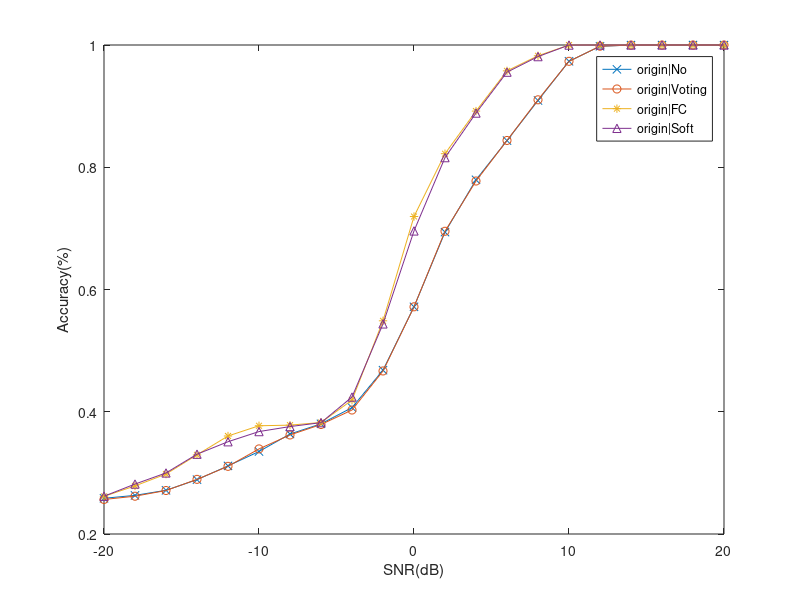
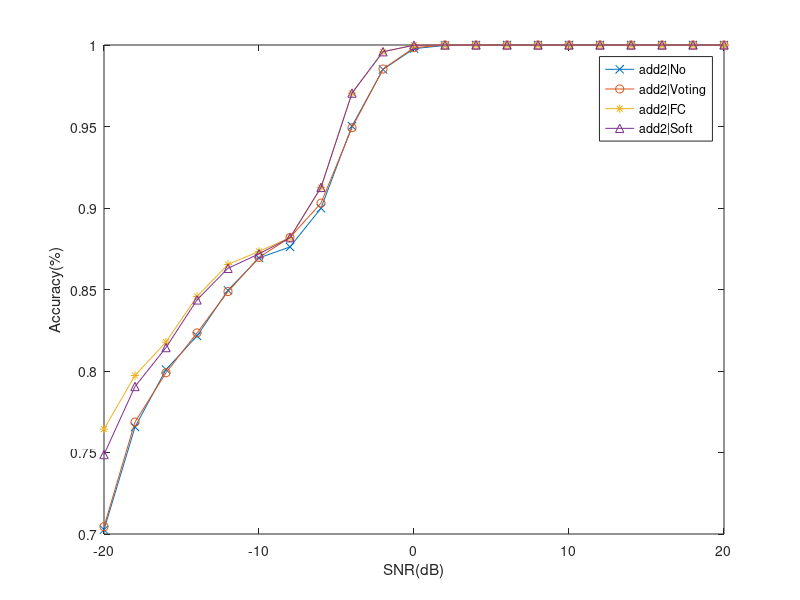
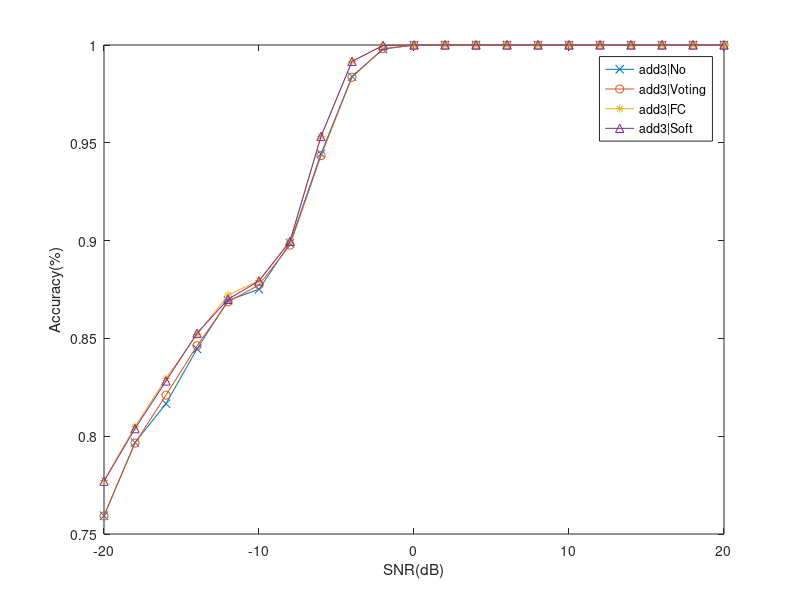
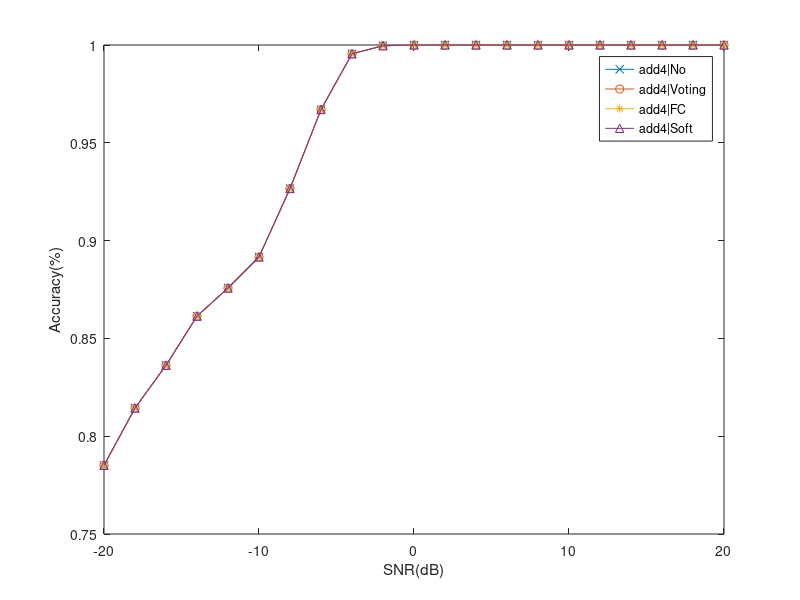

The MATLAB script that drew these images, in order:
clc; close all;
%% Fusion Method Result

snr = -20:2:20;

acc_origin_no = [0.258416666666667	0.263208333333333	0.271500000000000	0.288875000000000	0.311416666666667	0.334958333333333	0.363541666666667	0.380250000000000	0.406750000000000	0.468041666666667	0.571666666666667	0.693875000000000	0.779458333333333	0.843583333333333 0.909208333333333	0.973375000000000	0.997916666666667	0.999875000000000	1	1	0.999958333333333];
acc_origin_voting = [0.256489583333333	0.261822916666667	0.271156250000000	0.289406250000000	0.310687500000000	0.339197916666667	0.362041666666667	0.379145833333333	0.402843750000000	0.466729166666667	0.571687500000000	0.695281250000000	0.777489583333333	0.843843750000000 0.910343750000000	0.973312500000000	0.998020833333333	0.999875000000000	0.999989583333333	0.999979166666667	0.999968750000000];
acc_origin_fc = [0.261583333333333	0.278708333333333	0.298041666666667	0.329500000000000	0.360333333333333	0.377083333333333	0.378083333333333	0.382458333333333	0.419000000000000	0.548791666666667	0.719416666666667	0.822166666666667	0.891875000000000	0.957708333333333 0.982375000000000	0.999916666666667	1	1	1	1	1];
acc_origin_soft = [0.261791666666667	0.281708333333333	0.299875000000000	0.330541666666667	0.350958333333333	0.367583333333333	0.375750000000000	0.382166666666667	0.424041666666667	0.543750000000000	0.695833333333333	0.815791666666667	0.888666666666667	0.955583333333333 0.981041666666667	0.999916666666667	1	1	1	1	1];

figure;
plot(snr, acc_origin_no, '-x'); hold on;
plot(snr, acc_origin_voting, '-o'); hold on;
plot(snr, acc_origin_fc, '-*'); hold on;
plot(snr, acc_origin_soft, '-^'); hold on;
legend("origin|No", "origin|Voting", "origin|FC", "origin|Soft")
xlabel("SNR(dB)")
ylabel("Accuracy(%)")

acc_add2_no = [0.702625000000000	0.765625000000000	0.800875000000000	0.821500000000000	0.849500000000000	0.869375000000000	0.876125000000000	0.899875000000000	0.950250000000000	0.985000000000000	0.997750000000000	0.999750000000000	1	1	1	1	1	1	1	1	1];
acc_add2_voting = [0.704500000000000	0.768687500000000	0.798937500000000	0.823375000000000	0.848750000000000	0.869687500000000	0.881937500000000	0.903000000000000	0.949250000000000	0.985250000000000	0.998375000000000	1	1	1	1	1	1	1	1	1	1];
acc_add2_fc = [0.764375000000000	0.797250000000000	0.817750000000000	0.845750000000000	0.865375000000000	0.873375000000000	0.881875000000000	0.912625000000000	0.970500000000000	0.995875000000000	0.999875000000000	1	1	1	1	1	1	1	1	1	1];
acc_acc2_soft = [0.748750000000000	0.790500000000000	0.814375000000000	0.843625000000000	0.863000000000000	0.871875000000000	0.881750000000000	0.912625000000000	0.970500000000000	0.995875000000000	0.999875000000000	1	1	1	1	1	1	1	1	1	1];

figure;
plot(snr, acc_add2_no, '-x'); hold on;
plot(snr, acc_add2_voting, '-o'); hold on;
plot(snr, acc_add2_fc, '-*'); hold on;
plot(snr, acc_acc2_soft, '-^'); hold on;
legend("add2|No", "add2|Voting", "add2|FC", "add2|Soft")
xlabel("SNR(dB)")
ylabel("Accuracy(%)")

acc_add3_no = [0.759375000000000	0.796750000000000	0.816625000000000	0.844625000000000	0.869375000000000	0.875125000000000	0.898625000000000	0.944375000000000	0.983875000000000	0.997875000000000	1	1	1	1	1	1	1	1	1	1	1];
acc_add3_voting = [0.759187500000000	0.796500000000000	0.821000000000000	0.846250000000000	0.868687500000000	0.877312500000000	0.897687500000000	0.943437500000000	0.983500000000000	0.998125000000000	0.999875000000000	1	1	1	1	1	1	1	1	1	1];
acc_add3_fc = [0.777375000000000	0.804875000000000	0.829500000000000	0.852000000000000	0.872125000000000	0.879625000000000	0.899750000000000	0.953250000000000	0.991625000000000	0.999750000000000	1	1	1	1	1	1	1	1	1	1	1];
acc_acc3_soft = [0.777000000000000	0.803875000000000	0.828250000000000	0.852625000000000	0.870000000000000	0.879375000000000	0.899625000000000	0.953250000000000	0.991625000000000	0.999750000000000	1	1	1	1	1	1	1	1	1	1	1];

figure;
plot(snr, acc_add3_no, '-x'); hold on;
plot(snr, acc_add3_voting, '-o'); hold on;
plot(snr, acc_add3_fc, '-*'); hold on;
plot(snr, acc_acc3_soft, '-^'); hold on;
legend("add3|No", "add3|Voting", "add3|FC", "add3|Soft")
xlabel("SNR(dB)")
ylabel("Accuracy(%)")

acc_add4_no = [0.785125000000000	0.814375000000000	0.836250000000000	0.861375000000000	0.875750000000000	0.891625000000000	0.926625000000000	0.967000000000000	0.995500000000000	0.999625000000000	1	1	1	1	1	1	1	1	1	1	1];
acc_add4_voting = [0.785125000000000	0.814375000000000	0.836250000000000	0.861375000000000	0.875750000000000	0.891625000000000	0.926625000000000	0.967000000000000	0.995500000000000	0.999625000000000	1	1	1	1	1	1	1	1	1	1	1];
acc_add4_fc = [0.785125000000000	0.814375000000000	0.836250000000000	0.861375000000000	0.875750000000000	0.891625000000000	0.926625000000000	0.967000000000000	0.995500000000000	0.999625000000000	1	1	1	1	1	1	1	1	1	1	1];
acc_acc4_soft = [0.785125000000000	0.814375000000000	0.836250000000000	0.861375000000000	0.875750000000000	0.891625000000000	0.926625000000000	0.967000000000000	0.995500000000000	0.999625000000000	1	1	1	1	1	1	1	1	1	1	1];

figure;
plot(snr, acc_add4_no, '-x'); hold on;
plot(snr, acc_add4_voting, '-o'); hold on;
plot(snr, acc_add4_fc, '-*'); hold on;
plot(snr, acc_acc4_soft, '-^'); hold on;
legend("add4|No", "add4|Voting", "add4|FC", "add4|Soft")
xlabel("SNR(dB)")
ylabel("Accuracy(%)")

figure;
plot(snr, acc_origin_no, '-x'); hold on;
plot(snr, acc_origin_voting, '-o'); hold on;
plot(snr, acc_origin_fc, '-*'); hold on;
plot(snr, acc_origin_soft, '-^'); hold on;
plot(snr, acc_add2_no, '-x'); hold on;
plot(snr, acc_add2_voting, '-o'); hold on;
plot(snr, acc_add2_fc, '-*'); hold on;
plot(snr, acc_acc2_soft, '-^'); hold on;
plot(snr, acc_add3_no, '-x'); hold on;
plot(snr, acc_add3_voting, '-o'); hold on;
plot(snr, acc_add3_fc, '-*'); hold on;
plot(snr, acc_acc3_soft, '-^'); hold on;
plot(snr, acc_add4_no, '-x'); hold on;
plot(snr, acc_add4_voting, '-o'); hold on;
plot(snr, acc_add4_fc, '-*'); hold on;
plot(snr, acc_acc4_soft, '-^'); hold on;
legend("origin|No", "origin|Voting", "origin|FC", "origin|Soft", "add2|No", "add2|Voting", "add2|FC", "add2|Soft", "add3|No", "add3|Voting", "add3|FC", "add3|Soft", "add4|No", "add4|Voting", "add4|FC", "add4|Soft")
xlabel("SNR(dB)")
ylabel("Accuracy(%)")

%% Overlapping Result

acc_origin_overlap1 = [0.256250000000000	0.254750000000000	0.278750000000000	0.286250000000000	0.303500000000000	0.331625000000000	0.357625000000000	0.382625000000000	0.417250000000000	0.469125000000000	0.575000000000000	0.697625000000000	0.778875000000000	0.841375000000000	0.913125000000000	0.976250000000000 0.998375000000000	0.999750000000000	1	1	1];
acc_origin_overlap2 = [0.262875000000000	0.272750000000000	0.294625000000000	0.315500000000000	0.345750000000000	0.363750000000000	0.378000000000000	0.387875000000000	0.428750000000000	0.545000000000000	0.705500000000000	0.808250000000000	0.866125000000000	0.930250000000000	0.981625000000000	0.999500000000000 1	1	1	1	1];
acc_origin_overlap3 = [0.265375000000000	0.276250000000000	0.295250000000000	0.319375000000000	0.347000000000000	0.365750000000000	0.379375000000000	0.392250000000000	0.429000000000000	0.548375000000000	0.711875000000000	0.811750000000000	0.871125000000000	0.932125000000000	0.982250000000000	0.999500000000000 0.999875000000000	1	1	1	1];
acc_origin_overlap4 = [0.265375000000000	0.272750000000000	0.296875000000000	0.311875000000000	0.343875000000000	0.366125000000000	0.380125000000000	0.391625000000000	0.427625000000000	0.545625000000000	0.708625000000000	0.808750000000000	0.870375000000000	0.929000000000000	0.980875000000000	0.999375000000000 0.999875000000000	1	1	1	1];

figure;
plot(snr, acc_origin_overlap1); hold on;
plot(snr, acc_origin_overlap2); hold on;
plot(snr, acc_origin_overlap3); hold on;
plot(snr, acc_origin_overlap4); hold on;
legend("origin|0%", "origin|25%", "origin|50%", "origin|75%")
xlabel("SNR(dB)")
ylabel("Accuracy(%)")

acc_add2_overlap1 = [0.706750000000000	0.766625000000000	0.800875000000000	0.822375000000000	0.848875000000000	0.868125000000000	0.880750000000000	0.900625000000000	0.952000000000000	0.985125000000000	0.997625000000000	0.999750000000000	1	1	1	1	1	1	1	1	1];
acc_add2_overlap2 = [0.740875000000000	0.784750000000000	0.813000000000000	0.837875000000000	0.863000000000000	0.876750000000000	0.880500000000000	0.909125000000000	0.963250000000000	0.994000000000000	0.999625000000000	1	1	1	1	1	1	1	1	1	1];
acc_add2_overlap3 = [0.752375000000000	0.795375000000000	0.816250000000000	0.839500000000000	0.864500000000000	0.877250000000000	0.880250000000000	0.912125000000000	0.967375000000000	0.996250000000000	0.999875000000000	1	1	1	1	1	1	1	1	1	1];
acc_add2_overlap4 = [0.734375000000000	0.786000000000000	0.812875000000000	0.834375000000000	0.860375000000000	0.874125000000000	0.879625000000000	0.905375000000000	0.958625000000000	0.992500000000000	0.999250000000000	1	1	1	1	1	1	1	1	1	1];

figure;
plot(snr, acc_add2_overlap1); hold on;
plot(snr, acc_add2_overlap2); hold on;
plot(snr, acc_add2_overlap3); hold on;
plot(snr, acc_add2_overlap4); hold on;
legend("add2|0%", "add2|25%", "add2|50%", "add2|75%")
xlabel("SNR(dB)")
ylabel("Accuracy(%)")

acc_add3_overlap1 = [0.757500000000000	0.792750000000000	0.817250000000000	0.844500000000000	0.867250000000000	0.883625000000000	0.897875000000000	0.939375000000000	0.983250000000000	0.998875000000000	0.999875000000000	1	1	1	1	1	1	1	1	1	1];
acc_add3_overlap2 = [0.768875000000000	0.803250000000000	0.826125000000000	0.851500000000000	0.868875000000000	0.886125000000000	0.903500000000000	0.950500000000000	0.987875000000000	0.999750000000000	1	1	1	1	1	1	1	1	1	1	1];
acc_add3_overlap3 = [0.773000000000000	0.804125000000000	0.828000000000000	0.854375000000000	0.869375000000000	0.883250000000000	0.906000000000000	0.952125000000000	0.989875000000000	0.999875000000000	1	1	1	1	1	1	1	1	1	1	1];
acc_add3_overlap4 = [0.768625000000000	0.801625000000000	0.827000000000000	0.850500000000000	0.868500000000000	0.884125000000000	0.901750000000000	0.945000000000000	0.987125000000000	0.999875000000000	1	1	1	1	1	1	1	1	1	1	1];

figure;
plot(snr, acc_add3_overlap1); hold on;
plot(snr, acc_add3_overlap2); hold on;
plot(snr, acc_add3_overlap3); hold on;
plot(snr, acc_add3_overlap4); hold on;
legend("add3|0%", "add3|25%", "add3|50%", "add3|75%")
xlabel("SNR(dB)")
ylabel("Accuracy(%)")

%% Difference Signal Length Result
acc_fc_512 = [0.251625000000000	0.262750000000000	0.261000000000000	0.295375000000000	0.303250000000000	0.333875000000000	0.363125000000000	0.380500000000000	0.403250000000000	0.465750000000000	0.569250000000000	0.689375000000000	0.778000000000000	0.851000000000000	0.916750000000000	0.974375000000000	0.999250000000000	1	0.999875000000000	1	1];
acc_fc_1536 = [0.263625000000000	0.271500000000000	0.296000000000000	0.304875000000000	0.345375000000000	0.369250000000000	0.377500000000000	0.380000000000000	0.423250000000000	0.528000000000000	0.689875000000000	0.789750000000000	0.851125000000000	0.920000000000000	0.975625000000000	0.998750000000000	1	1	1	1	1];
acc_fc_4096 = [0.265000000000000	0.282250000000000	0.310125000000000	0.340125000000000	0.375500000000000	0.367500000000000	0.375125000000000	0.391875000000000	0.452375000000000	0.609875000000000	0.782750000000000	0.849875000000000	0.916000000000000	0.968500000000000	0.997500000000000	1	1	1	1	1	1];
figure;
plot(snr, acc_fc_512); hold on;
plot(snr, acc_fc_1536); hold on;
plot(snr, acc_fc_4096); hold on;
legend("512", "1536", "4096")
xlabel("SNR(dB)")
ylabel("Accuracy(%)")